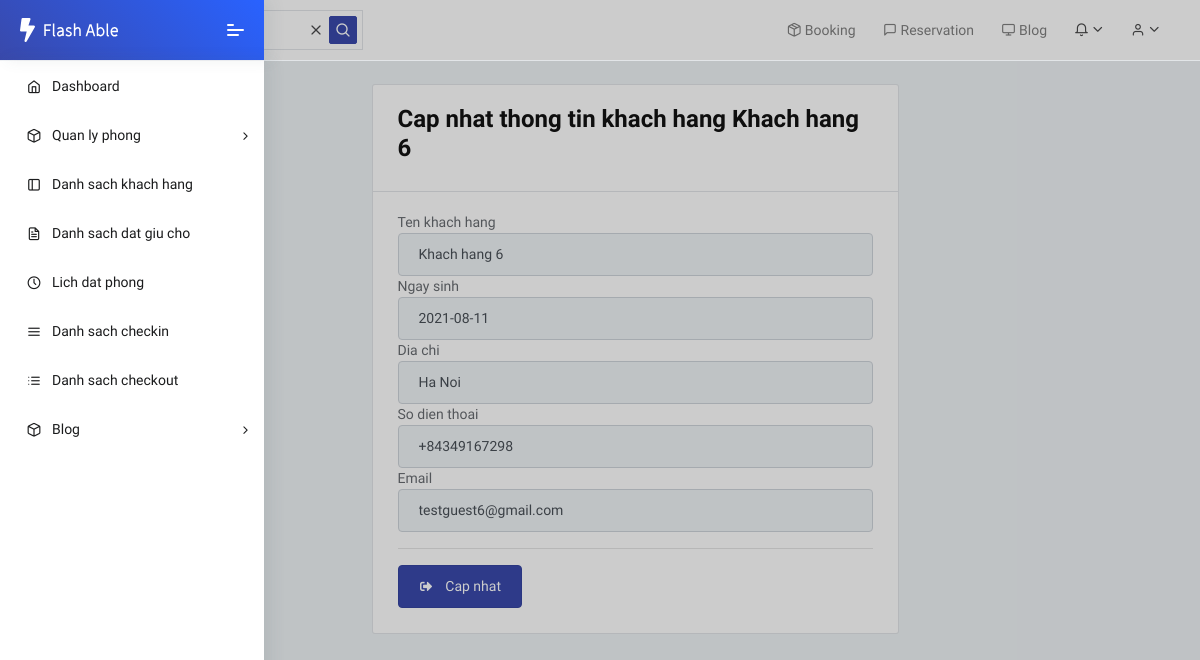
Page /customers/6/update (signed in) on the committed database.
### customer/models.py (models this page shows, shortened)
class Customer(models.Model):
    customer_name = models.CharField("Ten khach hang", max_length=100)
    customer_dob = models.DateTimeField("Ngay sinh", default=timezone.now)
    customer_adress = models.CharField('Dia chi', max_length=400, blank=True, null=True)
    phone_regex = RegexValidator(regex=r'^\+?\d{8,11}$', message="Nhap so dien thoai theo dinh dang: 0123456789")
    customer_phone = models.CharField('So dien thoai', validators=[phone_regex], max_length=13, blank=True)
    customer_email = models.EmailField("Email")
    create_at = models.DateTimeField(auto_now_add=True, verbose_name='Ngay tao')
    class Meta:
        ordering = ['customer_name']

### customer/views.py (the view)
# urls.py: path('<int:pk>/update', views.CustomerUpdateView.as_view(), name='customer_update'),
class CustomerUpdateView(LoginRequiredMixin, PermissionRequiredMixin, UpdateView):
    permission_required = 'customer.change_customer'
    model = Customer
    form_class = CustomerForm
    template_name = 'customer_update.html'
    success_url = reverse_lazy('customer_list')

### customer/forms.py
class CustomerForm(ModelForm):
    class Meta:
        model = Customer
        fields = '__all__'
        widgets = {
            'customer_name': forms.TextInput(attrs={'class': 'form-control form-control-user'}),
            'customer_dob': forms.DateInput(attrs={'class': 'form-control form-control-user'}),
            'customer_adress': forms.TextInput(attrs={'class': 'form-control form-control-user'}),
            'customer_phone': forms.TextInput(attrs={'class': 'form-control form-control-user'}),
            'customer_email': forms.EmailInput(attrs={'class': 'form-control form-control-user'}),
        }

### customer/templates/customer_update.html (shortened to what this page needs)
{% extends 'base.html' %}
{% block content %}
    <div class="row">
        <div class="col-sm-6 mx-auto">
            <div class="card">
                <div class="card-header">
                    <h3>Cap nhat thong tin khach hang {{ customer.customer_name }}</h3>
                </div>
                <div class="card-body">
                    <form class="user" method="POST">
                        <table>
                            {% for field in form %}
                                {{ field }}
                            {% endfor %}
                        </table>
                        <hr>
                        <a class="btn btn-primary btn-user" href="#" data-toggle="modal" data-target="#UpdateModal">
                            <i class="fas fa-sign-out-alt fa-sm fa-fw mr-2 text-gray-400"></i>
                            Cap nhat
                        </a>
                    </form>
                </div>
            </div>
        </div>
    </div>
{% endblock %}

### rows in the picture
Customer: customer_name "Khach hang 6", form "Khach hang 6" "2021-08-11" "Ha Noi" "+84349167298" "testguest6@gmail.com"
